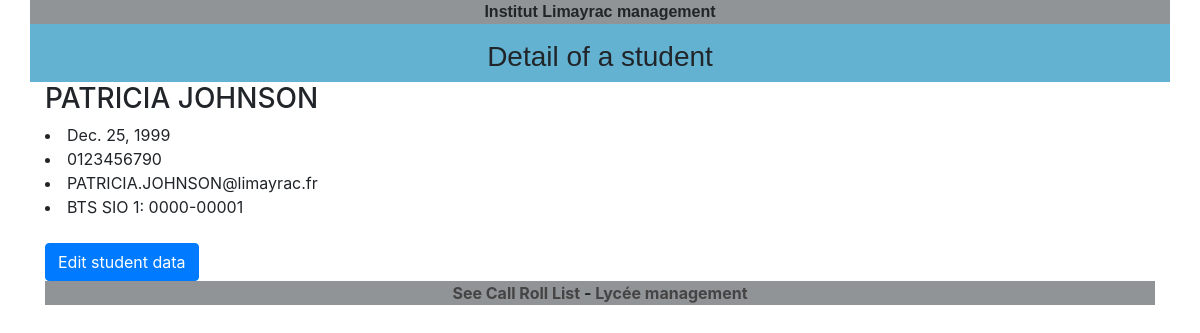
Screenshot of /lycee/student/2/ with the database file from the repository.
### lycee/models.py (models this page shows, shortened)
class Student(models.Model):
    first_name = models.CharField(
        max_length=50,
        blank=False,
        null=False
    )
    birth_date = models.DateField(
        verbose_name='date of birth',
        blank=False,
        null=False
    )
    last_name = models.CharField(
        verbose_name="lastname",
        help_text="last name of the student",
        blank=False,
        null=False,
        default="???",
        max_length=255,
    )
    phone = models.CharField(
        verbose_name="phonenumber",
        help_text="phone number of the student",
        blank=False,
        null=False,
        default="0999999999",
        max_length=10,
    )
    email = models.EmailField(
        verbose_name="email",
        help_text="phone number of the student",
        blank=False,
        null=False,
        default="x@y.z",
        max_length=255,
    )
    comments = models.CharField(
        verbose_name="comments",
        help_text="some comments about the student",
        blank=True,
        null=False,
        default="",
        max_length=255,
    )
    cursus = models.ForeignKey(
        Cursus,
        on_delete=models.CASCADE,
        null=True
    )

class Cursus(models.Model):
    name = models.CharField(
        max_length=50,
        blank=False,
        null=True,
        default='aucun'
    )
    year_from_bac = models.SmallIntegerField(
        help_text="year since le bac",
        verbose_name="year",
        blank=False,
        null=True,
        default=0
    )
    cursus_year = models.CharField(
        max_length=9,
        blank=False,
        null=True,
        default='0000-00001'
    )
    def __str__(self):
        return '{} {}: {}'.format(self.name, self.year_from_bac, self.cursus_year)
    class Meta:
        verbose_name_plural = 'Cursus'

### lycee/views.py (the view)
# urls.py: path('lycee/student/<int:student_id>/', views.view_student_detail, name='view_student_detail'),
def view_student_detail(request, student_id):
    result_list = Student.objects.get(pk=student_id)
    context = {
        'liste': result_list
    }
    return render(request, 'lycee/student/view_student_detail.html', context)

### lycee/templates/lycee/student/view_student_detail.html
{% extends 'master.html' %}
{% load static %}
{% if liste %}
    {% block title %}
        Detail of a student
    {% endblock %}
    {% block content %}
        <div class="container">
            <div class="row">
                <div class="col-sm-12">
                    <h3>{{ liste.first_name }} {{ liste.last_name }}</h3>
                    <li>{{ liste.birth_date }}</li>
                    <li>{{ liste.phone }}</li>
                    <li>{{ liste.email }}</li>
                    <li>{{ liste.cursus }}</li>
                </div>
                <div class="col-sm-12">
                    <a href="/lycee/student/edit/{{ liste.id }}/">
                        <br/>
                        <button class="button btn btn-primary">
                            Edit student data
                        </button>
                        <br/>
                    </a>
                </div>
            </div>
        </div>
    {% endblock %}
{% else %}
    <p>No student find.</p>
{% endif %}

### lycee/static/lycee/style.css (style rules this page uses)
a { color : #444444; }
html { position: relative; min-height: 100%; }

### rows the page displays
Student: first_name "PATRICIA", last_name "JOHNSON", birth_date "Dec. 25, 1999", phone "0123456790", email "PATRICIA.JOHNSON@limayrac.fr", cursus "BTS SIO 1: 0000-00001"
